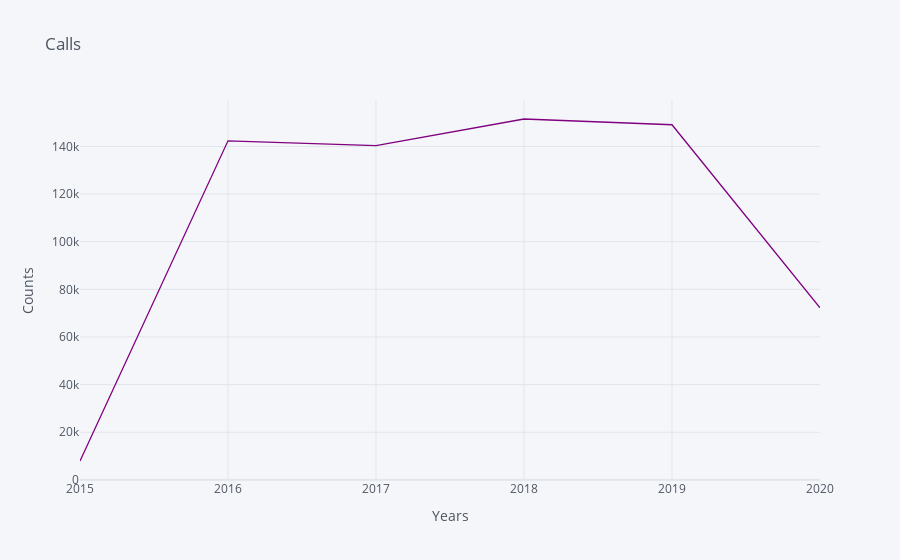

Notebook code cell kept with this figure:
### Code cell
from plotly import __version__
import cufflinks as cf


from plotly.offline import download_plotlyjs, init_notebook_mode, plot, iplot
init_notebook_mode(connected=True)

cf.go_offline()


df.groupby("Year").count()
by_year = df.groupby("Year").count()
df_year = by_year.reset_index()

df_year.iplot( x= "Year", y= "lat", title =" Calls", colors="purple", xTitle="Years", 
             yTitle = "Counts")

### Figure 1 — Plotly figure (JSON) as saved in the notebook; plotly's stock layout.template omitted (floating-point values rounded to 4 significant figures)
{"data": [{"line": {"color": "rgba(128, 0, 128, 1.0)", "dash": "solid", "shape": "linear", "width": 1.3}, "mode": "lines", "name": "lat", "text": "", "type": "scatter", "x": [2015, 2016, 2017, 2018, 2019, 2020], "y": [7916, 142360, 140343, 151527, 149118, 72258]}], "layout": {"legend": {"bgcolor": "#F5F6F9", "font": {"color": "#4D5663"}}, "paper_bgcolor": "#F5F6F9", "plot_bgcolor": "#F5F6F9", "title": {"font": {"color": "#4D5663"}, "text": " Calls"}, "xaxis": {"gridcolor": "#E1E5ED", "showgrid": true, "tickfont": {"color": "#4D5663"}, "title": {"font": {"color": "#4D5663"}, "text": "Years"}, "zerolinecolor": "#E1E5ED"}, "yaxis": {"gridcolor": "#E1E5ED", "showgrid": true, "tickfont": {"color": "#4D5663"}, "title": {"font": {"color": "#4D5663"}, "text": "Counts"}, "zerolinecolor": "#E1E5ED"}}}
